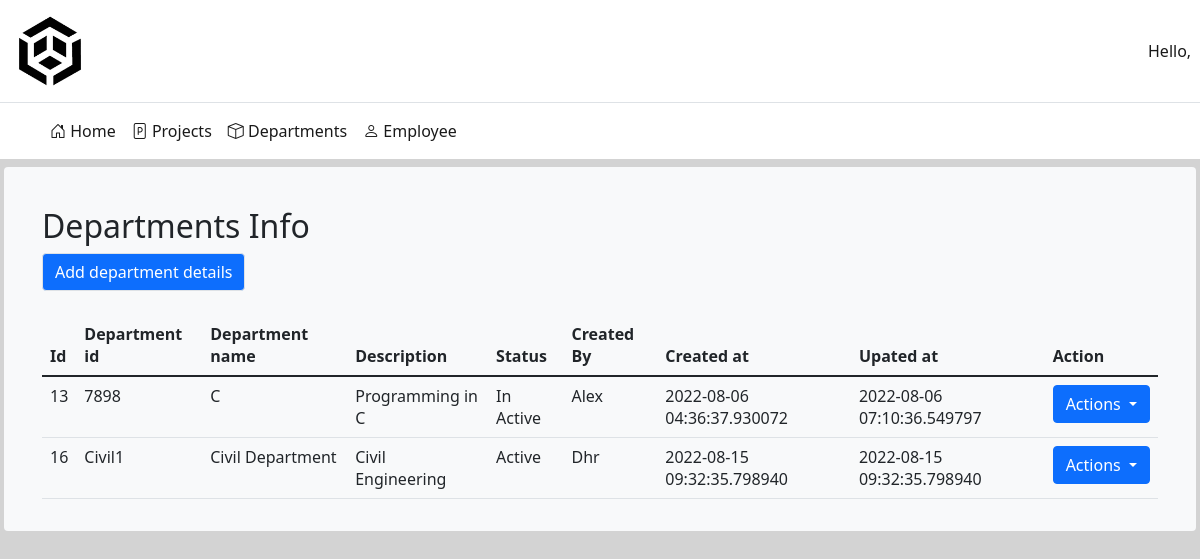
/add_dept1.php, run on the app's committed database.
### tables this page shows
CREATE TABLE `department` (
  `id` int(11) NOT NULL,
  `dept_id` varchar(50) NOT NULL,
  `dept_name` varchar(50) NOT NULL,
  `description` varchar(50) NOT NULL,
  `status` varchar(50) NOT NULL,
  `created_by` varchar(50) NOT NULL,
  `created_at` timestamp(6) NOT NULL DEFAULT current_timestamp(6),
  `updated_at` timestamp(6) NOT NULL DEFAULT current_timestamp(6) ON UPDATE current_timestamp(6)
);

### add_dept1.php (the view, shortened to what this page needs)
<?php include 'connect_db.php'; ?>
<?php include 'header.php'; ?>
<!doctype html>
    <html lang="en">
    <head>
        <link rel="stylesheet" href="https://cdn.jsdelivr.net/npm/bootstrap-icons@1.5.0/font/bootstrap-icons.css">
        <link href="https://cdn.jsdelivr.net/npm/bootstrap@5.1.3/dist/css/bootstrap.min.css" rel="stylesheet">
    </head>
    <body style="background-color:lightgrey;">
        <div class="col p-3 px-3 bg-light my-2 mx-1 rounded">
          <div class="container mt-4">
            <h2>Departments Info</h2>
            <form>
            <button onclick="location.href='preregister_dept.php'" type="button" class="btn btn-primary btn-block border">Add department details</button>
            <table class="mt-4 table table-hover">
                <thead>
                    <tr>
                        <th>Id</th>
                        <th>Department id</th>
                        <th>Department name</th>
                        <th>Description</th>
                        <th>Status</th>
                        <th>Created By</th>
                        <th>Created at</th>
                        <th>Upated at</th>
                        <th>Action</th>
                    </tr>
                </thead>
<?php
$records = mysqli_query($conn,"SELECT * FROM department");
while($data = mysqli_fetch_array($records)){
?>
    <tr>
        <td><?php echo $data['id'];?></td>
        <td><?php echo $data['dept_id'];?></td>
        <td><?php echo $data['dept_name'];?></td>
        <td><?php echo $data['description'];?></td>
        <td><?php echo $data['status'];?></td>
        <td><?php echo $data['created_by'];?></td>
        <td><?php echo $data['created_at'];?></td>
        <td><?php echo $data['updated_at'];?></td>
        <td>
            <div class="dropdown">
                <button class="btn btn-primary dropdown-toggle" type="button" data-bs-toggle="dropdown" aria-expanded="false">
                  Actions
                </button>
              </div>
        </td>
    </tr>
<?php
}
?>
</table>
</form>
</div>
</div>
</body>
</html>

### data on the page
department: id "13", dept "7898", dept_name "C", description "Programming in C", status "In Active", created_by "Alex", created_at "2022-08-06 04:36:37.930072", updated_at "2022-08-06 07:10:36.549797"
department: id "16", dept "Civil1", dept_name "Civil Department", description "Civil Engineering", status "Active", created_by "Dhr", created_at "2022-08-15 09:32:35.798940", updated_at "2022-08-15 09:32:35.798940"
